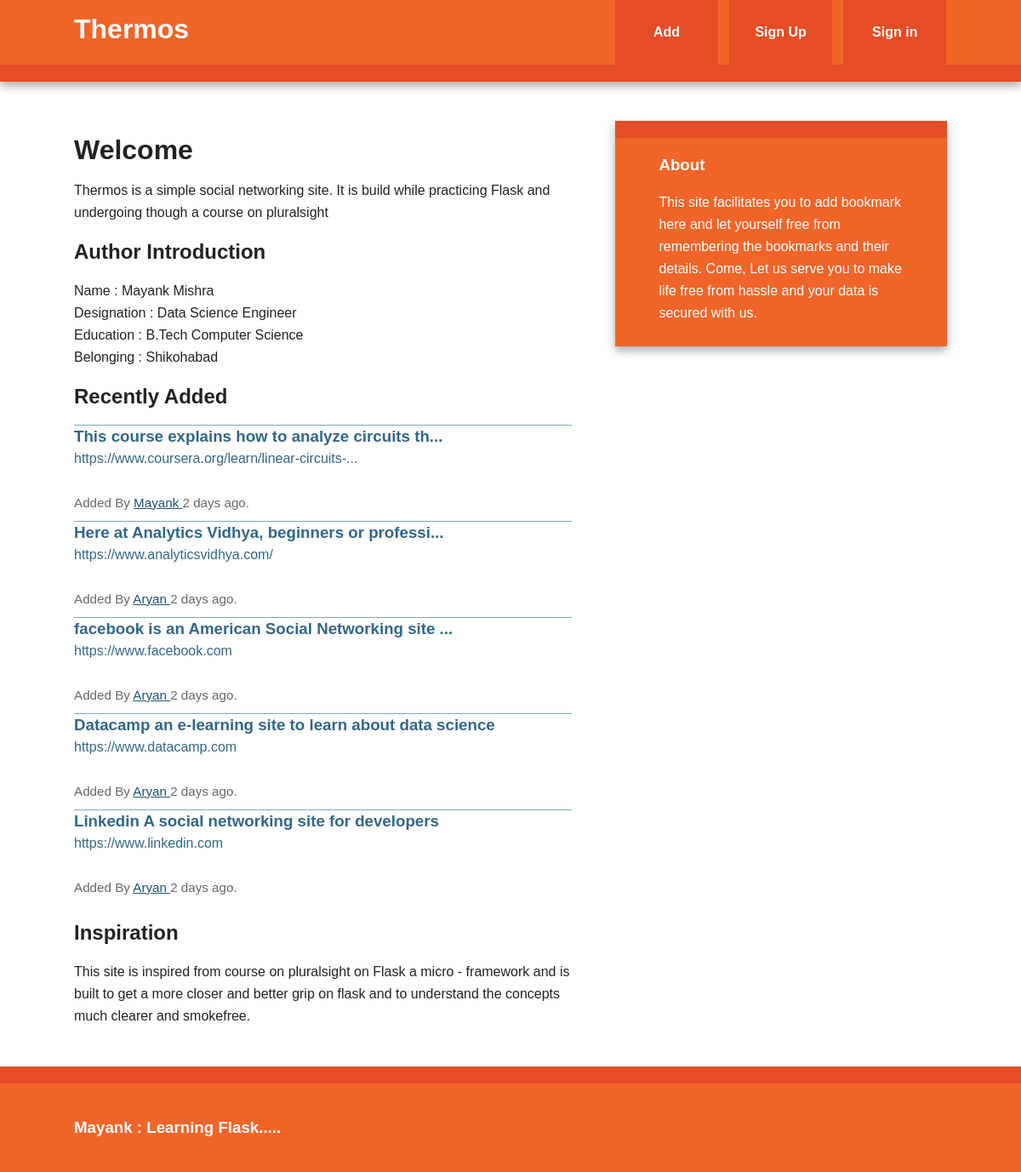
The page /index on the database as committed earlier.
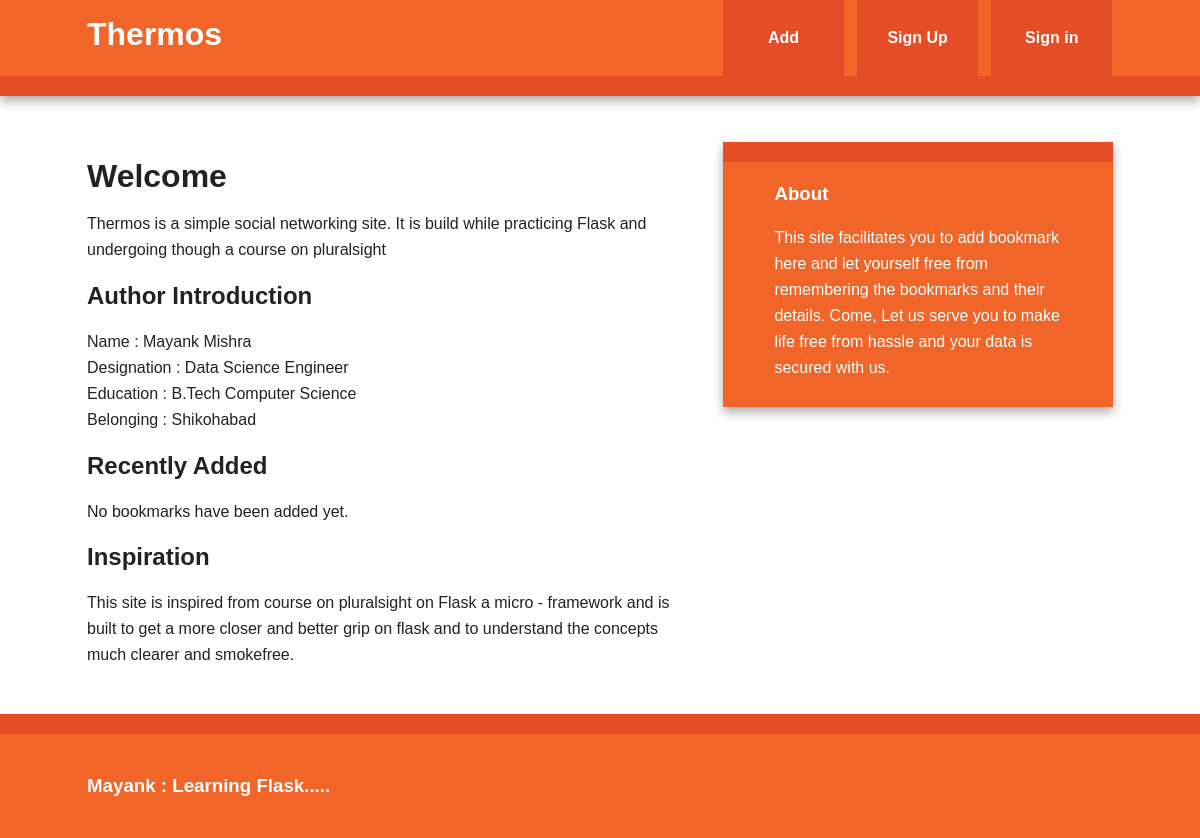
The same page on the database as committed later.
### models.py (models this page shows, shortened)
class User(db.Model, UserMixin):
    id = db.Column(db.Integer, primary_key = True)
    username = db.Column(db.String(80), unique = True)
    email = db.Column(db.String(120), unique = True)
    bookmarks = db.relationship('Bookmark', backref = 'user', lazy = 'dynamic')
    password_hash = db.Column(db.String)
    @property
    def password(self):
        raise AttributeError('password write-only field')

class Bookmark(db.Model):
    id = db.Column(db.Integer, primary_key = True)
    url = db.Column(db.Text, nullable = False)
    date = db.Column(db.DateTime, default = datetime.utcnow)
    description = db.Column(db.String(300))
    user_id = db.Column(db.Integer, db.ForeignKey('user.id'), nullable = False)
    @staticmethod
    def newest(num):
        return Bookmark.query.order_by(desc(Bookmark.date)).limit(num)

### view.py (the view)
@app.route('/')
@app.route('/index')
def index():
    return render_template('index.html', title = "Author Introduction", \
    user = Author('Mayank', 'Mishra', 'Data Science Engineer', 'B.Tech Computer Science', 'Shikohabad'), \
    new_bookmarks = Bookmark.newest(5))

### author.py (called while the page is built)
    def Firstname(self):
        return "{} ".format(self.firstname)

    def Lastname(self):
        return "{}".format(self.lastname)

    def Occupation(self):
        return "{}".format(self.occupation)

    def Education(self):
            return "{} ".format(self.education)

    def Belonging(self):
        return "{} ".format(self.belonging)

### templates/index.html (shortened to what this page needs)
{% extends "base.html" %}
{% block content %}
    <article>
        <header>
              <h1>Welcome</h1>
              <p>Thermos is a simple social networking site. It is build while practicing Flask and undergoing though a course on pluralsight </p>
        </header>
        <section>
              <h2>{{ title }}</h2>
              <p>Name : {{ user.Firstname()}} {{user.Lastname()}} <br/>
                 Designation : {{user.Occupation()}} <br/>
                 Education : {{user.Education()}} <br/>
                 Belonging : {{user.Belonging()}}
              </p>
        </section>
        <section>
              <h2>Recently Added</h2>
              {% if new_bookmarks.count() > 0 %}
                  {% with bookmarks = new_bookmarks %}
                        {% include 'bookmarks_list.html' %}
                  {% endwith %}
              {% else %}
                  No bookmarks have been added yet.
              {% endif %}
        </section>
        <section>
              <h2>Inspiration</h2>
              <p>This site is inspired from course on pluralsight on Flask a micro - framework and is built to get a more closer and better grip on flask and to understand the concepts much clearer and smokefree.</p>
        </section>
    </article>
{% endblock %}

### templates/base.html (shortened to what this page needs)
<!doctype html>
<html class="no-js" lang="">
    <head>
        <link rel="stylesheet" href="{{url_for('static', filename = 'css/normalize.min.css')}}">
        <link rel="stylesheet" href="{{url_for('static', filename = 'css/main.css')}}">
    </head>
    <body>
        <div class="header-container">
            <header class="wrapper clearfix">
                <a href="{{url_for('index')}}"><h1 class="title">Thermos</h1></a>
                <nav>
                    <ul>
                        <li><a href="{{ url_for('add') }}">Add</a></li>
                        {% if current_user.is_authenticated %}
                            <li><a href=" {{ url_for('user', username = current_user.username) }} ">My Links</a></li>
                            <li><a href=" {{ url_for('logout') }} ">Sign out</a></li>
                        {% else %}
                            <li><a href=" {{ url_for('signup') }} ">Sign Up</a></li>
                            <li><a href=" {{ url_for('login') }} ">Sign in</a></li>
                        {% endif %}
                    </ul>
                </nav>
            </header>
        </div>
        <div class="main-container">
            <div class="main wrapper clearfix">
                {% block content %}
                {% endblock %}
                {% block sidebar %}
                    <aside>
                        <h3>About</h3>
                        <p>This site facilitates you to add bookmark here and let yourself free from remembering the bookmarks and their details. Come, Let us serve you to make life free from hassle and your data is secured with us.</p>
                    </aside>
                {% endblock %}
            </div>
        </div>
        <div class="footer-container">
            <footer class="wrapper">
                <h3>Mayank : Learning Flask.....</h3>
            </footer>
        </div>
    </body>
</html>

### templates/bookmarks_list.html (shortened to what this page needs)
<ul class = 'bookmarks'>
    {% for bookmark in bookmarks %}
        <li>
              <a class = 'header' href = '{{ bookmark.url }}'>
                  <h3 class = 'description'>
                      {{ bookmark.description|truncate(50, killwords = True) }}
                  </h3>
                  <span class = 'url'>
                    {{ bookmark.url|truncate(50, killwords = True) }}
                  </span>
              </a>
              <div class = 'info'>
                  <br>
                  Added By <a href = '{{ url_for("user", username = bookmark.user.username) }}'>
                    {{ bookmark.user.username }}
                  </a>
                  {{ moment(bookmark.date).fromNow() }}.
              </div>
        </li>
    {% endfor %}
</ul>

### static/css/main.css (style rules this page uses)
html { color: #222; font-size: 1em; line-height: 1.4; }
body { font: 16px/26px Helvetica, Helvetica Neue, Arial; }
.wrapper { width: 90%; margin: 0 5%; }
.header-container { border-bottom: 20px solid #e44d26; }
.footer-container, .main aside { border-top: 20px solid #e44d26; }
.header-container, .footer-container, .main aside { background: #f16529; }
.title { color: white; }
nav ul { margin: 0; padding: 0; list-style-type: none; }
nav a { display: block; margin-bottom: 10px; padding: 15px 0; text-align: center; text-decoration: none; font-weight: bold; color: white; background: #e44d26; }
.main { padding: 30px 0; }
.main article h1 { font-size: 2em; }
.main aside { color: white; padding: 0px 5% 10px; }
.footer-container footer { color: white; padding: 20px 0; }
a, a:visited { color: #1E5373; }
@media only screen and (min-width: 480px) { nav a { float: left; width: 27%; margin: 0 1.7%; padding: 25px 2%; margin-bottom: 0; } }
@media only screen and (min-width: 480px) { nav li:first-child a { margin-left: 0; } }
@media only screen and (min-width: 480px) { nav li:last-child a { margin-right: 0; } }
@media only screen and (min-width: 480px) { nav ul li { display: inline; } }
@media only screen and (min-width: 768px) { .header-container, .main aside { -webkit-box-shadow: 0 5px 10px #aaa; -moz-box-shadow: 0 5px 10px #aaa; box-shadow: 0 5px 10px #aaa; } }
@media only screen and (min-width: 768px) { .title { float: left; } }
@media only screen and (min-width: 768px) { nav { float: right; width: 38%; } }
@media only screen and (min-width: 768px) { .main article { float: left; width: 57%; } }
@media only screen and (min-width: 768px) { .main aside { float: right; width: 28%; } }
@media only screen and (min-width: 1140px) { .wrapper { width: 1026px; margin: 0 auto; } }
.clearfix:before, .clearfix:after { content: " "; display: table; }
.clearfix:after { clear: both; }
.clearfix { *zoom: 1; }

Rows that differ between the two databases and show on the page:
removed User: Firstname "Mayank"
removed Bookmark: description "This course explains how to analyze circuits th...", url "https://www.coursera.org/learn/linear-circuits-...", user.username "Mayank", date "2 days ago"
removed Bookmark: description "Here at Analytics Vidhya, beginners or professi...", url "https://www.analyticsvidhya.com/", user.username "Aryan", date "2 days ago"
removed Bookmark: description "facebook is an American Social Networking site ...", url "https://www.facebook.com", user.username "Aryan", date "2 days ago"
removed Bookmark: description "Datacamp an e-learning site to learn about data science", url "https://www.datacamp.com", user.username "Aryan", date "2 days ago"
removed Bookmark: description "Linkedin A social networking site for developers", url "https://www.linkedin.com", user.username "Aryan", date "2 days ago"
Other text that changed with them:
{{ user.Firstname() }}: (not shown) → "Mayank"
text now shown: "No bookmarks have been added yet."
